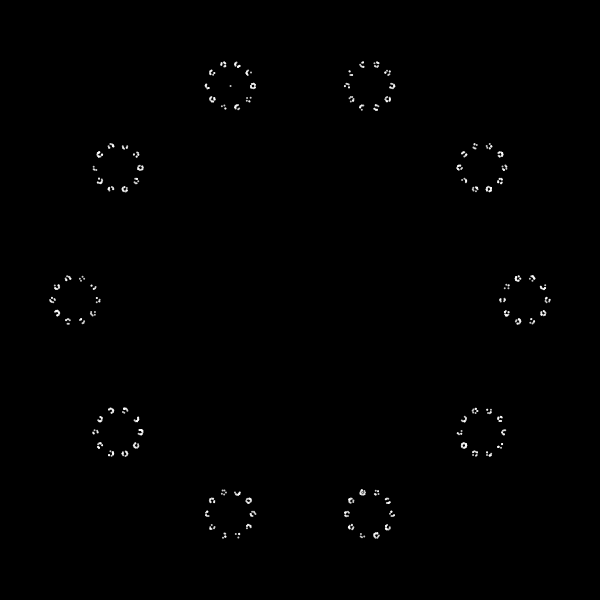
Frame 1 (no input)
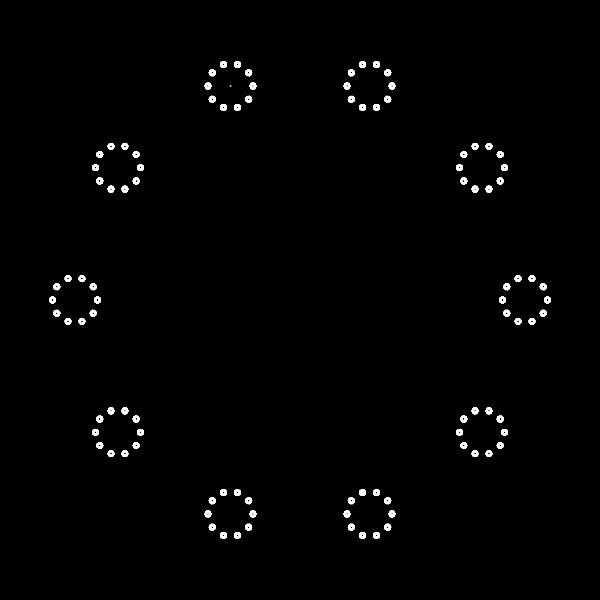
Frame 60 (no input)
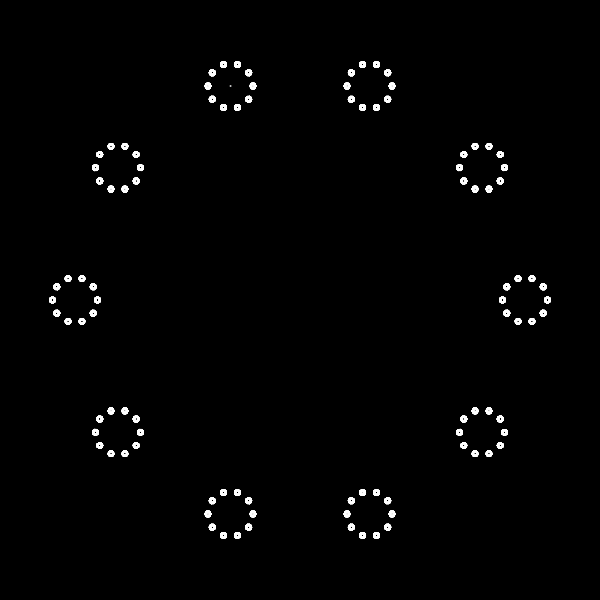
Frame 120 (the mouse pressed at the canvas centre since frame 60)

The p5.js sketch that drew these frames (run headless with seeded random() and noise() and a simulated clock; from frame 60 on, the mouse is pressed at the canvas centre):

// p5.js sketch
// ── sketch.js
let points = []
const pointNum = 10
const percent = 0.9
let current

function setup() {
  createCanvas(600, 600)
  background(0)
  translate(width / 2, height / 2)
  for (let i = 0; i < pointNum; i++) {
    const v = p5.Vector.fromAngle(i * TWO_PI / pointNum)
    v.mult(width / 2 - 50)
    points.push(v)
    stroke(255)
    strokeWeight(1)
    // point(v.x, v.y)
  }
  current = p5.Vector.random2D()
}

function draw() {
  translate(width / 2, height / 2)
  stroke(255, 200)
  strokeWeight(2)
  for (let i = 0; i < 1000; i++) {
    const next = random(points)
    current.x = lerp(current.x, next.x, percent)
    current.y = lerp(current.y, next.y, percent)
    point(current.x, current.y)
  }
}
